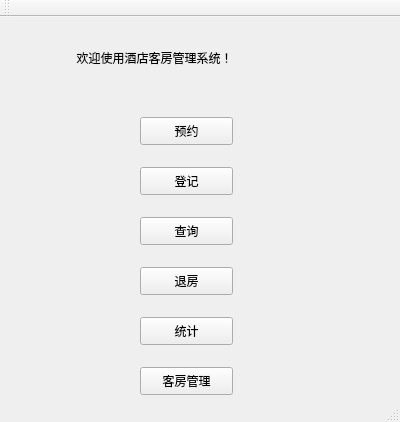
<?xml version="1.0" encoding="UTF-8"?>
<ui version="4.0">
 <class>HotelRoomManagementSystem</class>
 <widget class="QMainWindow" name="HotelRoomManagementSystem">
  <property name="geometry">
   <rect>
    <x>0</x>
    <y>0</y>
    <width>400</width>
    <height>422</height>
   </rect>
  </property>
  <property name="windowTitle">
   <string>主界面</string>
  </property>
  <widget class="QWidget" name="centralWidget">
   <widget class="QLabel" name="label">
    <property name="geometry">
     <rect>
      <x>60</x>
      <y>20</y>
      <width>271</width>
      <height>41</height>
     </rect>
    </property>
    <property name="text">
     <string>     欢迎使用酒店客房管理系统！</string>
    </property>
   </widget>
   <widget class="QPushButton" name="pushButton">
    <property name="geometry">
     <rect>
      <x>140</x>
      <y>150</y>
      <width>93</width>
      <height>28</height>
     </rect>
    </property>
    <property name="text">
     <string>登记</string>
    </property>
   </widget>
   <widget class="QPushButton" name="pushButton_2">
    <property name="geometry">
     <rect>
      <x>140</x>
      <y>200</y>
      <width>93</width>
      <height>28</height>
     </rect>
    </property>
    <property name="text">
     <string>查询</string>
    </property>
   </widget>
   <widget class="QPushButton" name="pushButton_3">
    <property name="geometry">
     <rect>
      <x>140</x>
      <y>300</y>
      <width>93</width>
      <height>28</height>
     </rect>
    </property>
    <property name="text">
     <string>统计</string>
    </property>
   </widget>
   <widget class="QPushButton" name="pushButton_4">
    <property name="geometry">
     <rect>
      <x>140</x>
      <y>250</y>
      <width>93</width>
      <height>28</height>
     </rect>
    </property>
    <property name="text">
     <string>退房</string>
    </property>
   </widget>
   <widget class="QPushButton" name="pushButton_5">
    <property name="geometry">
     <rect>
      <x>140</x>
      <y>100</y>
      <width>93</width>
      <height>28</height>
     </rect>
    </property>
    <property name="text">
     <string>预约</string>
    </property>
   </widget>
   <widget class="QPushButton" name="pushButton_6">
    <property name="geometry">
     <rect>
      <x>140</x>
      <y>350</y>
      <width>93</width>
      <height>28</height>
     </rect>
    </property>
    <property name="text">
     <string>客房管理</string>
    </property>
   </widget>
  </widget>
  <widget class="QToolBar" name="mainToolBar">
   <attribute name="toolBarArea">
    <enum>TopToolBarArea</enum>
   </attribute>
   <attribute name="toolBarBreak">
    <bool>false</bool>
   </attribute>
  </widget>
  <widget class="QStatusBar" name="statusBar"/>
 </widget>
 <layoutdefault spacing="6" margin="11"/>
 <resources/>
 <connections/>
</ui>
